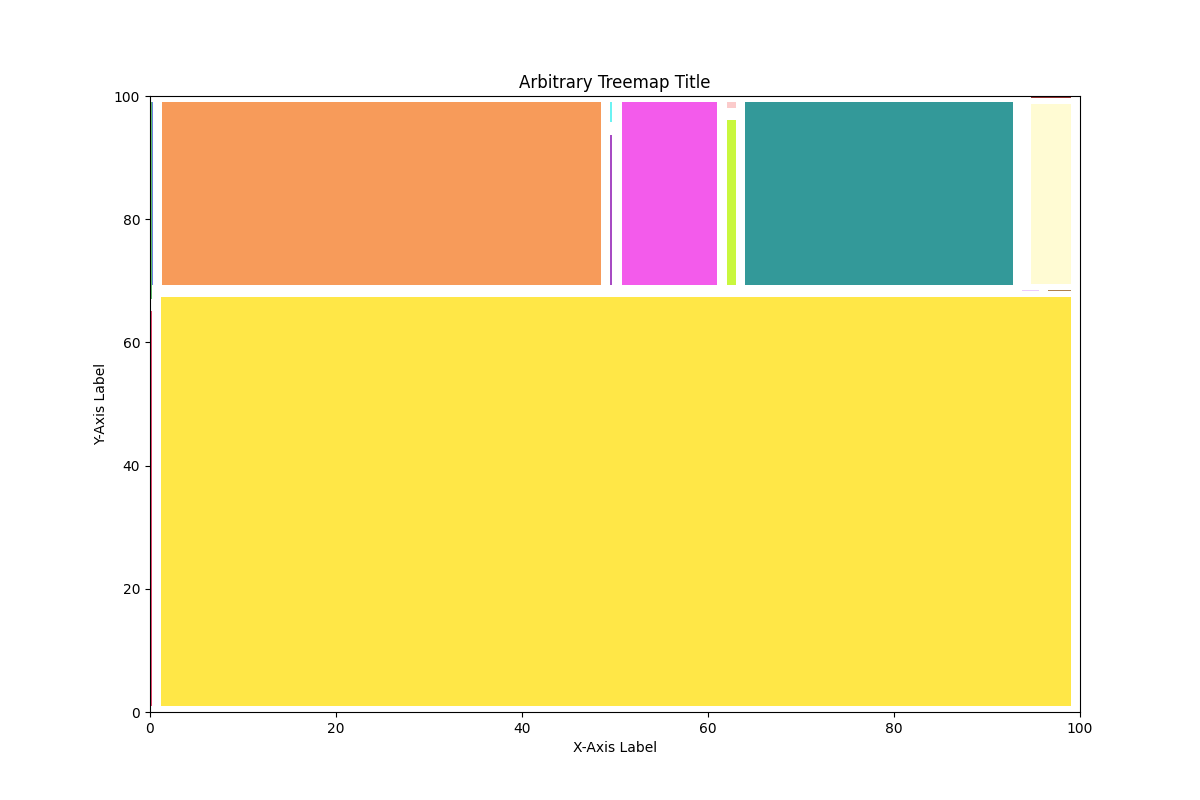

Reproduce this figure in Python.
import matplotlib.pyplot as plt
import squarify

sizes = [7800, 4000, 3500000, 1200, 800000, 3000, 600, 200000, 15000, 1500, 500000, 100, 250, 100000, 1200]

new_colors = ['#e6194B', '#3cb44b', '#ffe119', '#4363d8', '#f58231', 
              '#911eb4', '#46f0f0', '#f032e6', '#bcf60c', '#fabebe', 
              '#008080', '#e6beff', '#9a6324', '#fffac8', '#800000']

plt.figure(figsize=(12, 8))
squarify.plot(sizes=sizes, color=new_colors, alpha=0.8, pad=3)

# Adding title and axis labels with randomly altered text
plt.title("Arbitrary Treemap Title")
plt.xlabel("X-Axis Label")
plt.ylabel("Y-Axis Label")

plt.show()
